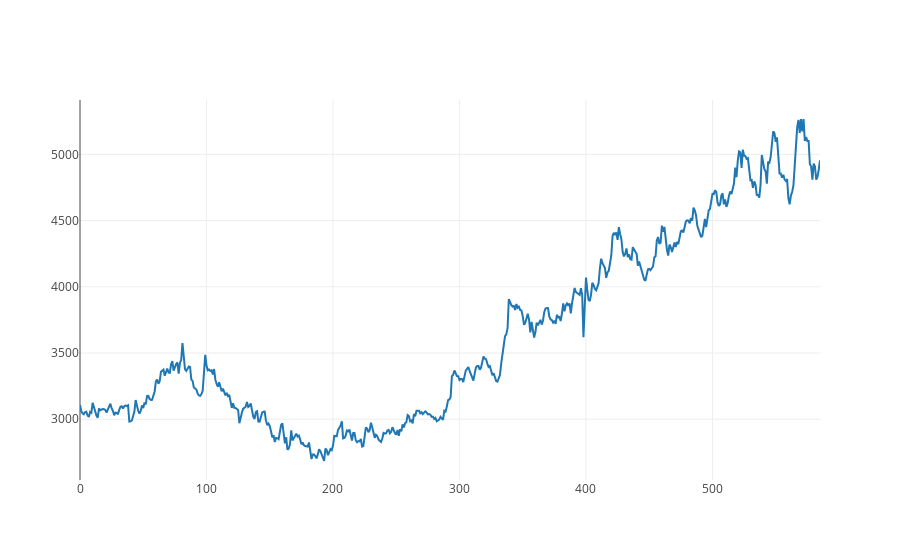

The notebook cell this image was saved under:
### Code cell
plotly_df(pd.DataFrame(y_test.values))

### Figure 1 — Plotly figure (JSON) as saved in the notebook; plotly's stock layout.template omitted (floating-point values rounded to 4 significant figures; data arrays with more than 128 entries replaced by an {"elided": "..."} marker saying what was removed)
{"data": [{"mode": "lines", "name": "0", "type": "scatter", "uid": "4ce27427-301c-408f-8e15-f83bcaeeac9d", "x": {"elided": "586 int values"}, "y": {"elided": "586 float values"}}], "layout": {"title": ""}}
